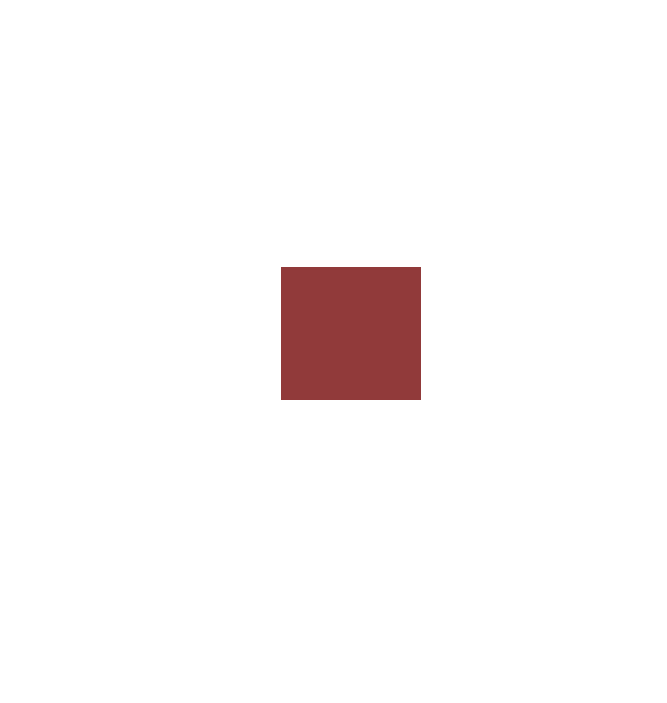
#> input picture dot.png, 2000 x 2107 px (shown at 1/3 size)
$ python reverseSpectrogram.py   (older library calls are emulated)
#> lines starting #> are read from the running program, lines starting #| are printed output that depends on the picture; after the words box and inside, x2 and y2 are one past the last pixel; in counts of white or black regions, pixels touching at a corner belong together; long printed decimals are rounded
import numpy as np
import matplotlib.pyplot as plt
from scipy import misc
from scipy import signal
from scipy import ndimage
from skimage.transform import resize
import pickle
from numpy.fft import fftfreq, ifft, fftshift


# Need to figure out how many samples 'tall' the image should be
fs = 4e6
# [8 lines of commented-out code are left out]


f = misc.imread('dot.png', flatten=True, mode='F')
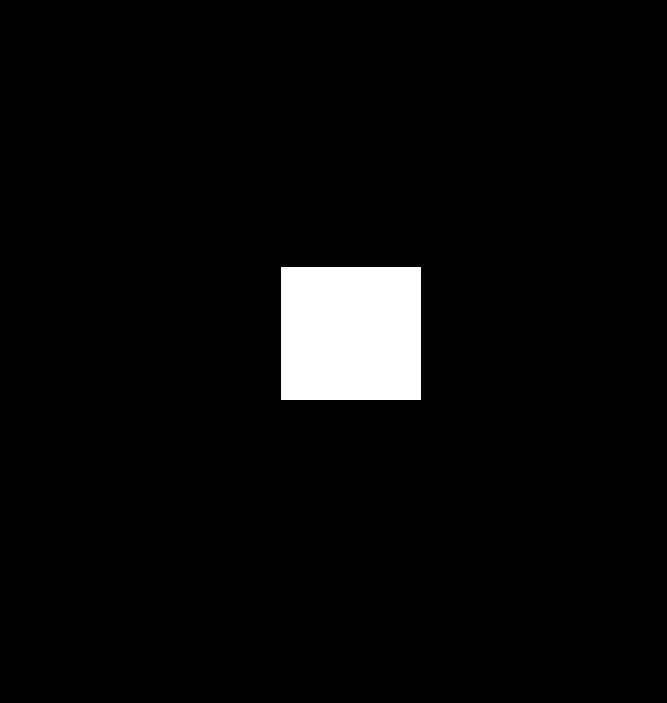
#> f: shape (2107, 2000) float32 (shown at 1/3 size); values 0 (black) and 84.01 (white), 4% white; 1 white region, box (x1, y1, x2, y2) and area: (843, 801, 1263, 1200) 167580
print(np.max(f))
#| 84.013
# pacman /= 255
# f = pacman[::2][:] # resize(pacman, (pacman.shape[0]/4, pacman.shape[1]/4))
# f = ndimage.gaussian_filter(pacman, sigma=100)

# Turn it into the fft of what we want (negative freq)
im = np.zeros((f.shape[0]*2, f.shape[1]))
im[:][:f.shape[0]] = f
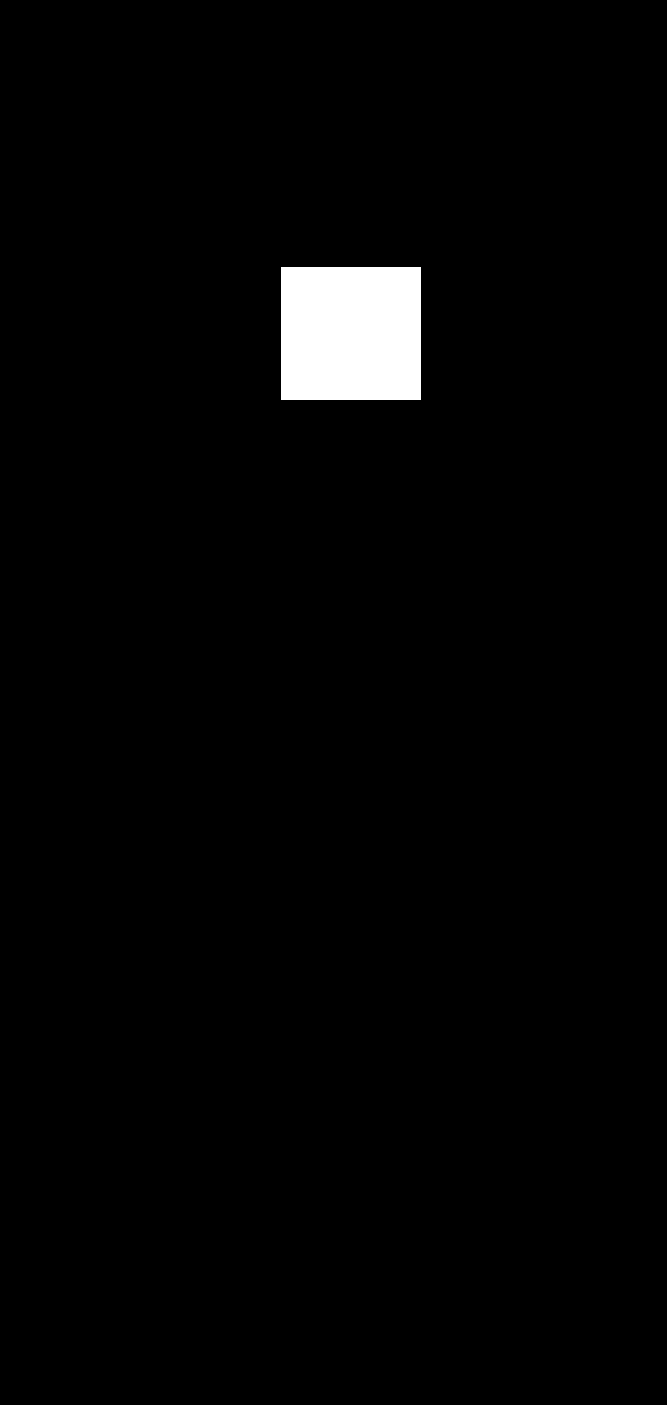
#> im: shape (4214, 2000) float64 (shown at 1/3 size); values 0 (black) and 84.01 (white), 2% white; 1 white region, box (x1, y1, x2, y2) and area: (843, 801, 1263, 1200) 167580
im[:][f.shape[0]:] = f[::-1]
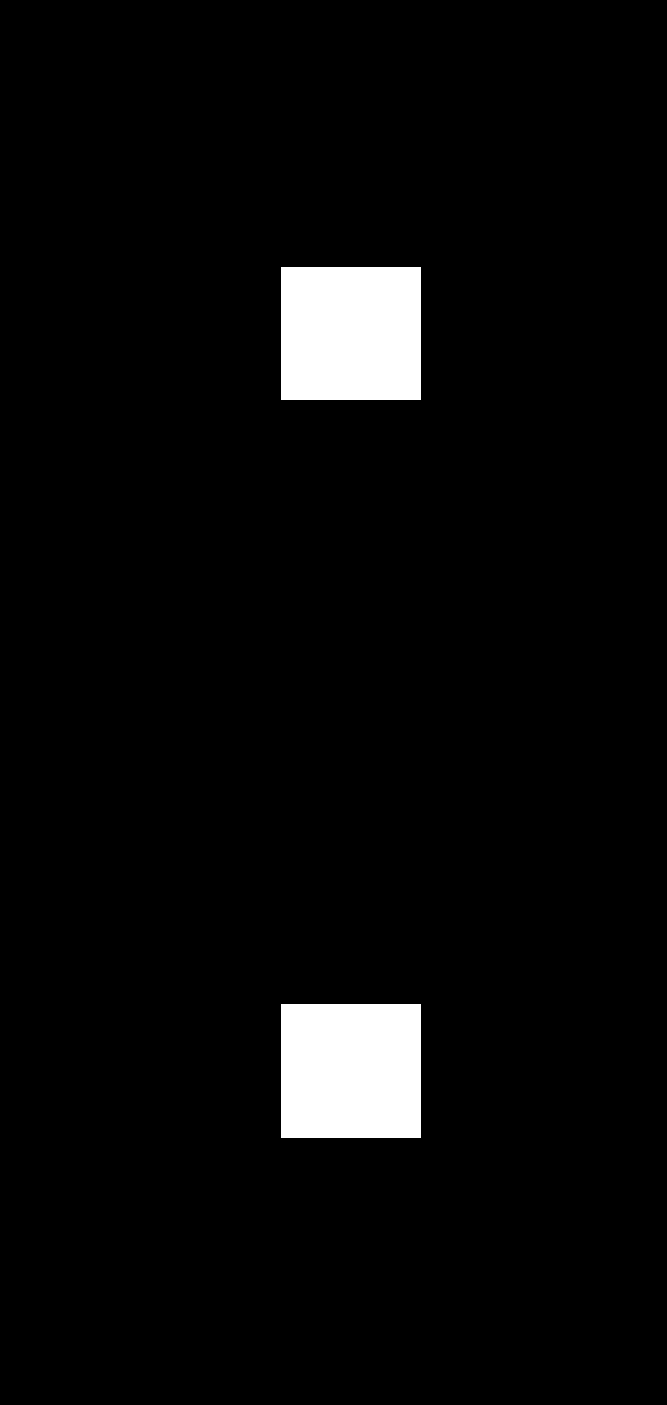
#> im: shape (4214, 2000) float64 (shown at 1/3 size); values 0 (black) and 84.01 (white), 4% white; 2 white regions, box (x1, y1, x2, y2) and area: (843, 801, 1263, 1200) 167580, (843, 3014, 1263, 3413) 167580

# plt.imshow(im.T)
# plt.show()
print(im.shape)
#| (4214, 2000)
print(len(im.T[0]))
#| 4214
print(np.max(fftfreq(len(im.T[0]))))
#| 0.4998

x = np.zeros(im.shape[0]*im.shape[1], dtype=np.complex64)

# slice up image and take ifft of each slice
for i, column in enumerate(im.T[::21]):
    signalWindow = fftshift(ifft(column))
    # [5 lines of commented-out code are left out]
    x[i*im.shape[0]:(i+1)*im.shape[0]] = signalWindow
#> this loop made 96 passes

x = x/max(abs(x))

with open("pacmansignal.pk", "wb") as outfile:
    pickle.dump(x, outfile)

with open("pacmansignal.bin", "wb") as outfile:
    x.tofile(outfile)

print("save successful")

plt.plot(x.real)
plt.plot(x.imag)
plt.title("Signal")
#> (the run stopped early here; a loop or call above may not have finished)
